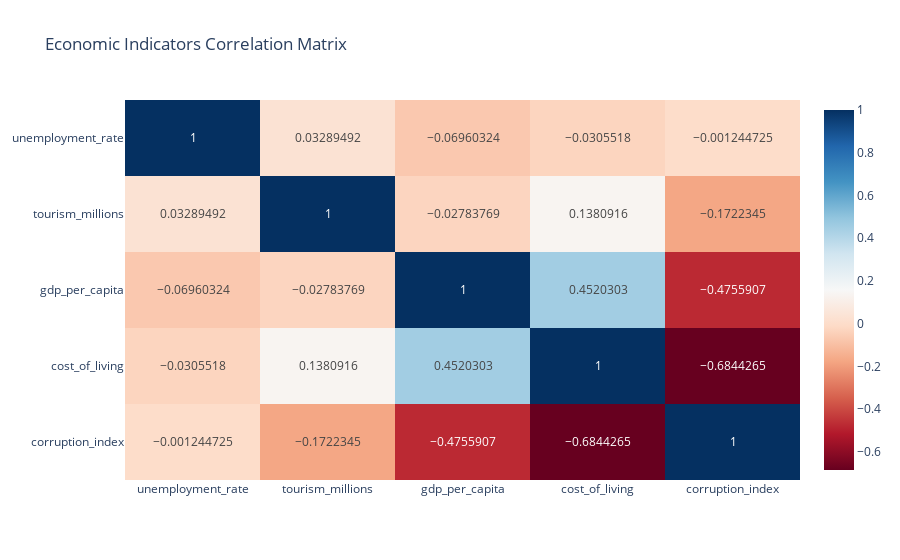

The cell this chart's notebook holds for it:
### Code cell
# Cell 4
print("\n" + "="*50)
print("EXPLORATORY DATA ANALYSIS")
print("="*50)

correlation_matrix = df_analysis[numerical_cols].corr()

fig_corr = px.imshow(correlation_matrix, 
                     text_auto=True, 
                     aspect="auto",
                     title="Economic Indicators Correlation Matrix",
                     color_continuous_scale='RdBu')
fig_corr.show()

### Figure 1 — Plotly figure (JSON) as saved in the notebook; plotly's stock layout.template omitted (floating-point values rounded to 4 significant figures)
{"data": [{"coloraxis": "coloraxis", "hovertemplate": "x: %{x}<br>y: %{y}<br>color: %{z}<extra></extra>", "name": "0", "texttemplate": "%{z}", "type": "heatmap", "x": ["unemployment_rate", "tourism_millions", "gdp_per_capita", "cost_of_living", "corruption_index"], "xaxis": "x", "y": ["unemployment_rate", "tourism_millions", "gdp_per_capita", "cost_of_living", "corruption_index"], "yaxis": "y", "z": [[1.0, 0.03289, -0.0696, -0.03055, -0.001245], [0.03289, 1.0, -0.02784, 0.1381, -0.1722], [-0.0696, -0.02784, 1.0, 0.452, -0.4756], [-0.03055, 0.1381, 0.452, 1.0, -0.6844], [-0.001245, -0.1722, -0.4756, -0.6844, 1.0]]}], "layout": {"coloraxis": {"colorscale": [[0, "rgb(103,0,31)"], [0.1, "rgb(178,24,43)"], [0.2, "rgb(214,96,77)"], [0.3, "rgb(244,165,130)"], [0.4, "rgb(253,219,199)"], [0.5, "rgb(247,247,247)"], [0.6, "rgb(209,229,240)"], [0.7, "rgb(146,197,222)"], [0.8, "rgb(67,147,195)"], [0.9, "rgb(33,102,172)"], [1, "rgb(5,48,97)"]]}, "title": {"text": "Economic Indicators Correlation Matrix"}, "xaxis": {"anchor": "y", "domain": [0, 1]}, "yaxis": {"anchor": "x", "autorange": "reversed", "domain": [0, 1]}}}
